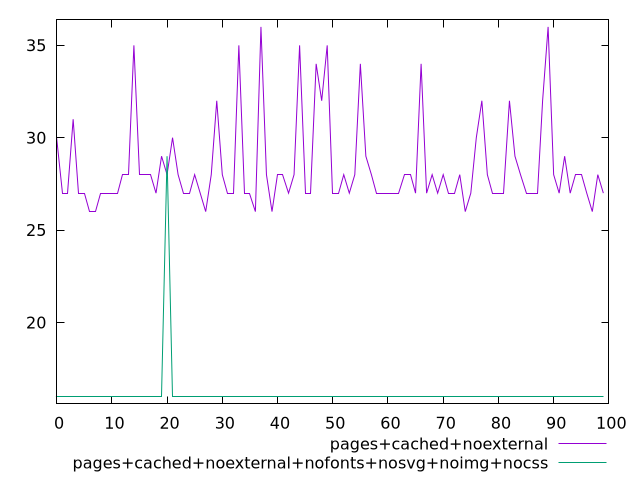

Here is the gnuplot script that generated this plot:
$_pagesCachedNoexternal <<EOF
30
27
27
31
27
27
26
26
27
27
27
27
28
28
35
28
28
28
27
29
28
30
28
27
27
28
27
26
28
32
28
27
27
35
27
27
26
36
28
26
28
28
27
28
35
27
27
34
32
35
27
27
28
27
28
34
29
28
27
27
27
27
27
28
28
27
34
27
28
27
28
27
27
28
26
27
30
32
28
27
27
27
32
29
28
27
27
27
32
36
28
27
29
27
28
28
27
26
28
27
EOF
$_pagesCachedNoexternalNofontsNosvgNoimgNocss <<EOF
16
16
16
16
16
16
16
16
16
16
16
16
16
16
16
16
16
16
16
16
29
16
16
16
16
16
16
16
16
16
16
16
16
16
16
16
16
16
16
16
16
16
16
16
16
16
16
16
16
16
16
16
16
16
16
16
16
16
16
16
16
16
16
16
16
16
16
16
16
16
16
16
16
16
16
16
16
16
16
16
16
16
16
16
16
16
16
16
16
16
16
16
16
16
16
16
16
16
16
16
EOF
set key outside below
set terminal pngcairo
set output "report_00006_2020-11-02T20-21-41.718Z/max-potential-fid/max-potential-fid_pages+cached+noexternal_pages+cached+noexternal+nofonts+nosvg+noimg+nocss.png"
set yrange [15.6:36.4]
plot $_pagesCachedNoexternal title "pages+cached+noexternal" with line ,$_pagesCachedNoexternalNofontsNosvgNoimgNocss title "pages+cached+noexternal+nofonts+nosvg+noimg+nocss" with line ,
